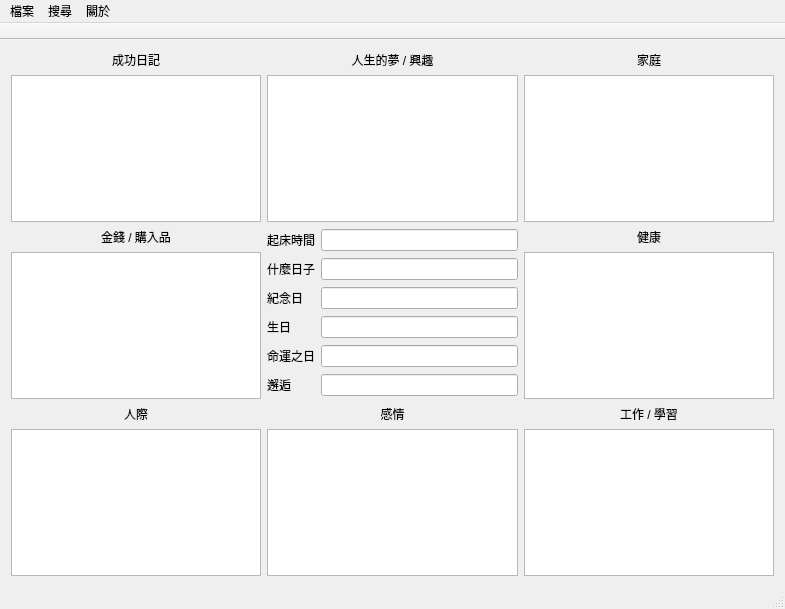
<?xml version="1.0" encoding="UTF-8"?>
<ui version="4.0">
 <class>MainWindow</class>
 <widget class="QMainWindow" name="MainWindow">
  <property name="geometry">
   <rect>
    <x>0</x>
    <y>0</y>
    <width>785</width>
    <height>609</height>
   </rect>
  </property>
  <property name="windowTitle">
   <string>MainWindow</string>
  </property>
  <widget class="QWidget" name="centralWidget">
   <layout class="QGridLayout" name="gridLayout_3">
    <item row="0" column="0">
     <layout class="QGridLayout" name="gridLayout_2">
      <item row="0" column="0">
       <layout class="QVBoxLayout" name="verticalLayout">
        <item>
         <widget class="QLabel" name="label1">
          <property name="text">
           <string>&lt;!DOCTYPE HTML PUBLIC &quot;-//W3C//DTD HTML 4.0//EN&quot; &quot;http://www.w3.org/TR/REC-html40/strict.dtd&quot;&gt;
&lt;html&gt;&lt;head&gt;&lt;meta name=&quot;qrichtext&quot; content=&quot;1&quot; /&gt;&lt;style type=&quot;text/css&quot;&gt;
p, li { white-space: pre-wrap; }
&lt;/style&gt;&lt;/head&gt;&lt;body style=&quot; font-family:'新細明體'; font-size:9pt; font-weight:400; font-style:normal;&quot;&gt;
&lt;p align=&quot;center&quot; style=&quot; margin-top:0px; margin-bottom:0px; margin-left:0px; margin-right:0px; -qt-block-indent:0; text-indent:0px;&quot;&gt;成功日記&lt;/p&gt;&lt;/body&gt;&lt;/html&gt;</string>
          </property>
         </widget>
        </item>
        <item>
         <widget class="QPlainTextEdit" name="plainTextEdit">
          <property name="font">
           <font>
            <family>新細明體</family>
            <pointsize>15</pointsize>
           </font>
          </property>
         </widget>
        </item>
       </layout>
      </item>
      <item row="0" column="1">
       <layout class="QVBoxLayout" name="verticalLayout_2">
        <item>
         <widget class="QLabel" name="label2">
          <property name="text">
           <string>&lt;!DOCTYPE HTML PUBLIC &quot;-//W3C//DTD HTML 4.0//EN&quot; &quot;http://www.w3.org/TR/REC-html40/strict.dtd&quot;&gt;
&lt;html&gt;&lt;head&gt;&lt;meta name=&quot;qrichtext&quot; content=&quot;1&quot; /&gt;&lt;style type=&quot;text/css&quot;&gt;
p, li { white-space: pre-wrap; }
&lt;/style&gt;&lt;/head&gt;&lt;body style=&quot; font-family:'新細明體'; font-size:9pt; font-weight:400; font-style:normal;&quot;&gt;
&lt;p align=&quot;center&quot; style=&quot; margin-top:0px; margin-bottom:0px; margin-left:0px; margin-right:0px; -qt-block-indent:0; text-indent:0px;&quot;&gt;人生的夢 / 興趣&lt;/p&gt;&lt;/body&gt;&lt;/html&gt;</string>
          </property>
         </widget>
        </item>
        <item>
         <widget class="QPlainTextEdit" name="plainTextEdit_2">
          <property name="font">
           <font>
            <family>新細明體</family>
            <pointsize>15</pointsize>
           </font>
          </property>
         </widget>
        </item>
       </layout>
      </item>
      <item row="0" column="2">
       <layout class="QVBoxLayout" name="verticalLayout_3">
        <item>
         <widget class="QLabel" name="label">
          <property name="text">
           <string>&lt;!DOCTYPE HTML PUBLIC &quot;-//W3C//DTD HTML 4.0//EN&quot; &quot;http://www.w3.org/TR/REC-html40/strict.dtd&quot;&gt;
&lt;html&gt;&lt;head&gt;&lt;meta name=&quot;qrichtext&quot; content=&quot;1&quot; /&gt;&lt;style type=&quot;text/css&quot;&gt;
p, li { white-space: pre-wrap; }
&lt;/style&gt;&lt;/head&gt;&lt;body style=&quot; font-family:'新細明體'; font-size:9pt; font-weight:400; font-style:normal;&quot;&gt;
&lt;p align=&quot;center&quot; style=&quot; margin-top:0px; margin-bottom:0px; margin-left:0px; margin-right:0px; -qt-block-indent:0; text-indent:0px;&quot;&gt;家庭&lt;/p&gt;&lt;/body&gt;&lt;/html&gt;</string>
          </property>
         </widget>
        </item>
        <item>
         <widget class="QPlainTextEdit" name="plainTextEdit_3">
          <property name="font">
           <font>
            <pointsize>15</pointsize>
           </font>
          </property>
         </widget>
        </item>
       </layout>
      </item>
      <item row="1" column="0">
       <layout class="QVBoxLayout" name="verticalLayout_4">
        <item>
         <widget class="QLabel" name="label_2">
          <property name="text">
           <string>&lt;!DOCTYPE HTML PUBLIC &quot;-//W3C//DTD HTML 4.0//EN&quot; &quot;http://www.w3.org/TR/REC-html40/strict.dtd&quot;&gt;
&lt;html&gt;&lt;head&gt;&lt;meta name=&quot;qrichtext&quot; content=&quot;1&quot; /&gt;&lt;style type=&quot;text/css&quot;&gt;
p, li { white-space: pre-wrap; }
&lt;/style&gt;&lt;/head&gt;&lt;body style=&quot; font-family:'新細明體'; font-size:9pt; font-weight:400; font-style:normal;&quot;&gt;
&lt;p align=&quot;center&quot; style=&quot; margin-top:0px; margin-bottom:0px; margin-left:0px; margin-right:0px; -qt-block-indent:0; text-indent:0px;&quot;&gt;金錢 / 購入品&lt;/p&gt;&lt;/body&gt;&lt;/html&gt;</string>
          </property>
         </widget>
        </item>
        <item>
         <widget class="QPlainTextEdit" name="plainTextEdit_4">
          <property name="font">
           <font>
            <pointsize>15</pointsize>
           </font>
          </property>
         </widget>
        </item>
       </layout>
      </item>
      <item row="1" column="1">
       <layout class="QGridLayout" name="gridLayout">
        <item row="1" column="0">
         <widget class="QLabel" name="label_7">
          <property name="text">
           <string>什麼日子</string>
          </property>
         </widget>
        </item>
        <item row="1" column="1">
         <widget class="QLineEdit" name="lineEdit"/>
        </item>
        <item row="2" column="0">
         <widget class="QLabel" name="label_8">
          <property name="text">
           <string>紀念日</string>
          </property>
         </widget>
        </item>
        <item row="2" column="1">
         <widget class="QLineEdit" name="lineEdit_2"/>
        </item>
        <item row="3" column="0">
         <widget class="QLabel" name="label_9">
          <property name="text">
           <string>生日</string>
          </property>
         </widget>
        </item>
        <item row="3" column="1">
         <widget class="QLineEdit" name="lineEdit_3"/>
        </item>
        <item row="4" column="0">
         <widget class="QLabel" name="label_10">
          <property name="text">
           <string>命運之日</string>
          </property>
         </widget>
        </item>
        <item row="4" column="1">
         <widget class="QLineEdit" name="lineEdit_4"/>
        </item>
        <item row="5" column="0">
         <widget class="QLabel" name="label_11">
          <property name="text">
           <string>邂逅</string>
          </property>
         </widget>
        </item>
        <item row="5" column="1">
         <widget class="QLineEdit" name="lineEdit_5"/>
        </item>
        <item row="0" column="0">
         <widget class="QLabel" name="label_12">
          <property name="text">
           <string>起床時間</string>
          </property>
         </widget>
        </item>
        <item row="0" column="1">
         <widget class="QLineEdit" name="lineEdit_6"/>
        </item>
       </layout>
      </item>
      <item row="1" column="2">
       <layout class="QVBoxLayout" name="verticalLayout_5">
        <item>
         <widget class="QLabel" name="label_3">
          <property name="text">
           <string>&lt;!DOCTYPE HTML PUBLIC &quot;-//W3C//DTD HTML 4.0//EN&quot; &quot;http://www.w3.org/TR/REC-html40/strict.dtd&quot;&gt;
&lt;html&gt;&lt;head&gt;&lt;meta name=&quot;qrichtext&quot; content=&quot;1&quot; /&gt;&lt;style type=&quot;text/css&quot;&gt;
p, li { white-space: pre-wrap; }
&lt;/style&gt;&lt;/head&gt;&lt;body style=&quot; font-family:'新細明體'; font-size:9pt; font-weight:400; font-style:normal;&quot;&gt;
&lt;p align=&quot;center&quot; style=&quot; margin-top:0px; margin-bottom:0px; margin-left:0px; margin-right:0px; -qt-block-indent:0; text-indent:0px;&quot;&gt;健康&lt;/p&gt;&lt;/body&gt;&lt;/html&gt;</string>
          </property>
         </widget>
        </item>
        <item>
         <widget class="QPlainTextEdit" name="plainTextEdit_5">
          <property name="font">
           <font>
            <pointsize>15</pointsize>
           </font>
          </property>
         </widget>
        </item>
       </layout>
      </item>
      <item row="2" column="0">
       <layout class="QVBoxLayout" name="verticalLayout_6">
        <item>
         <widget class="QLabel" name="label_4">
          <property name="font">
           <font>
            <pointsize>14</pointsize>
           </font>
          </property>
          <property name="text">
           <string>&lt;!DOCTYPE HTML PUBLIC &quot;-//W3C//DTD HTML 4.0//EN&quot; &quot;http://www.w3.org/TR/REC-html40/strict.dtd&quot;&gt;
&lt;html&gt;&lt;head&gt;&lt;meta name=&quot;qrichtext&quot; content=&quot;1&quot; /&gt;&lt;style type=&quot;text/css&quot;&gt;
p, li { white-space: pre-wrap; }
&lt;/style&gt;&lt;/head&gt;&lt;body style=&quot; font-family:'新細明體'; font-size:9pt; font-weight:400; font-style:normal;&quot;&gt;
&lt;p align=&quot;center&quot; style=&quot; margin-top:0px; margin-bottom:0px; margin-left:0px; margin-right:0px; -qt-block-indent:0; text-indent:0px;&quot;&gt;人際&lt;/p&gt;&lt;/body&gt;&lt;/html&gt;</string>
          </property>
         </widget>
        </item>
        <item>
         <widget class="QPlainTextEdit" name="plainTextEdit_6">
          <property name="font">
           <font>
            <pointsize>15</pointsize>
           </font>
          </property>
         </widget>
        </item>
       </layout>
      </item>
      <item row="2" column="1">
       <layout class="QVBoxLayout" name="verticalLayout_7">
        <item>
         <widget class="QLabel" name="label_5">
          <property name="text">
           <string>&lt;!DOCTYPE HTML PUBLIC &quot;-//W3C//DTD HTML 4.0//EN&quot; &quot;http://www.w3.org/TR/REC-html40/strict.dtd&quot;&gt;
&lt;html&gt;&lt;head&gt;&lt;meta name=&quot;qrichtext&quot; content=&quot;1&quot; /&gt;&lt;style type=&quot;text/css&quot;&gt;
p, li { white-space: pre-wrap; }
&lt;/style&gt;&lt;/head&gt;&lt;body style=&quot; font-family:'新細明體'; font-size:9pt; font-weight:400; font-style:normal;&quot;&gt;
&lt;p align=&quot;center&quot; style=&quot; margin-top:0px; margin-bottom:0px; margin-left:0px; margin-right:0px; -qt-block-indent:0; text-indent:0px;&quot;&gt;感情&lt;/p&gt;&lt;/body&gt;&lt;/html&gt;</string>
          </property>
         </widget>
        </item>
        <item>
         <widget class="QPlainTextEdit" name="plainTextEdit_7">
          <property name="font">
           <font>
            <pointsize>15</pointsize>
           </font>
          </property>
         </widget>
        </item>
       </layout>
      </item>
      <item row="2" column="2">
       <layout class="QVBoxLayout" name="verticalLayout_8">
        <item>
         <widget class="QLabel" name="label_6">
          <property name="text">
           <string>&lt;!DOCTYPE HTML PUBLIC &quot;-//W3C//DTD HTML 4.0//EN&quot; &quot;http://www.w3.org/TR/REC-html40/strict.dtd&quot;&gt;
&lt;html&gt;&lt;head&gt;&lt;meta name=&quot;qrichtext&quot; content=&quot;1&quot; /&gt;&lt;style type=&quot;text/css&quot;&gt;
p, li { white-space: pre-wrap; }
&lt;/style&gt;&lt;/head&gt;&lt;body style=&quot; font-family:'新細明體'; font-size:9pt; font-weight:400; font-style:normal;&quot;&gt;
&lt;p align=&quot;center&quot; style=&quot; margin-top:0px; margin-bottom:0px; margin-left:0px; margin-right:0px; -qt-block-indent:0; text-indent:0px;&quot;&gt;工作 / 學習&lt;/p&gt;&lt;/body&gt;&lt;/html&gt;</string>
          </property>
         </widget>
        </item>
        <item>
         <widget class="QPlainTextEdit" name="plainTextEdit_8">
          <property name="font">
           <font>
            <pointsize>15</pointsize>
           </font>
          </property>
         </widget>
        </item>
       </layout>
      </item>
     </layout>
    </item>
   </layout>
  </widget>
  <widget class="QMenuBar" name="menuBar">
   <property name="geometry">
    <rect>
     <x>0</x>
     <y>0</y>
     <width>785</width>
     <height>18</height>
    </rect>
   </property>
   <widget class="QMenu" name="menuFile">
    <property name="title">
     <string>檔案</string>
    </property>
    <addaction name="actionSave"/>
    <addaction name="actionClose"/>
   </widget>
   <widget class="QMenu" name="menuAbout">
    <property name="title">
     <string>關於</string>
    </property>
    <addaction name="actionUrDiary"/>
   </widget>
   <widget class="QMenu" name="menu">
    <property name="title">
     <string>搜尋</string>
    </property>
    <addaction name="action"/>
   </widget>
   <addaction name="menuFile"/>
   <addaction name="menu"/>
   <addaction name="menuAbout"/>
  </widget>
  <widget class="QStatusBar" name="statusBar"/>
  <widget class="QToolBar" name="mainToolBar">
   <property name="movable">
    <bool>false</bool>
   </property>
   <attribute name="toolBarArea">
    <enum>TopToolBarArea</enum>
   </attribute>
   <attribute name="toolBarBreak">
    <bool>false</bool>
   </attribute>
  </widget>
  <action name="actionSave">
   <property name="text">
    <string>儲存</string>
   </property>
   <property name="shortcut">
    <string>Ctrl+S</string>
   </property>
  </action>
  <action name="actionClose">
   <property name="text">
    <string>關閉</string>
   </property>
   <property name="shortcut">
    <string>Ctrl+W</string>
   </property>
  </action>
  <action name="actionUrDiary">
   <property name="text">
    <string>urDiary</string>
   </property>
   <property name="toolTip">
    <string>關於 UrDiary</string>
   </property>
  </action>
  <action name="action">
   <property name="text">
    <string>搜尋</string>
   </property>
   <property name="shortcut">
    <string>Ctrl+F</string>
   </property>
  </action>
 </widget>
 <layoutdefault spacing="6" margin="11"/>
 <resources/>
 <connections/>
</ui>
